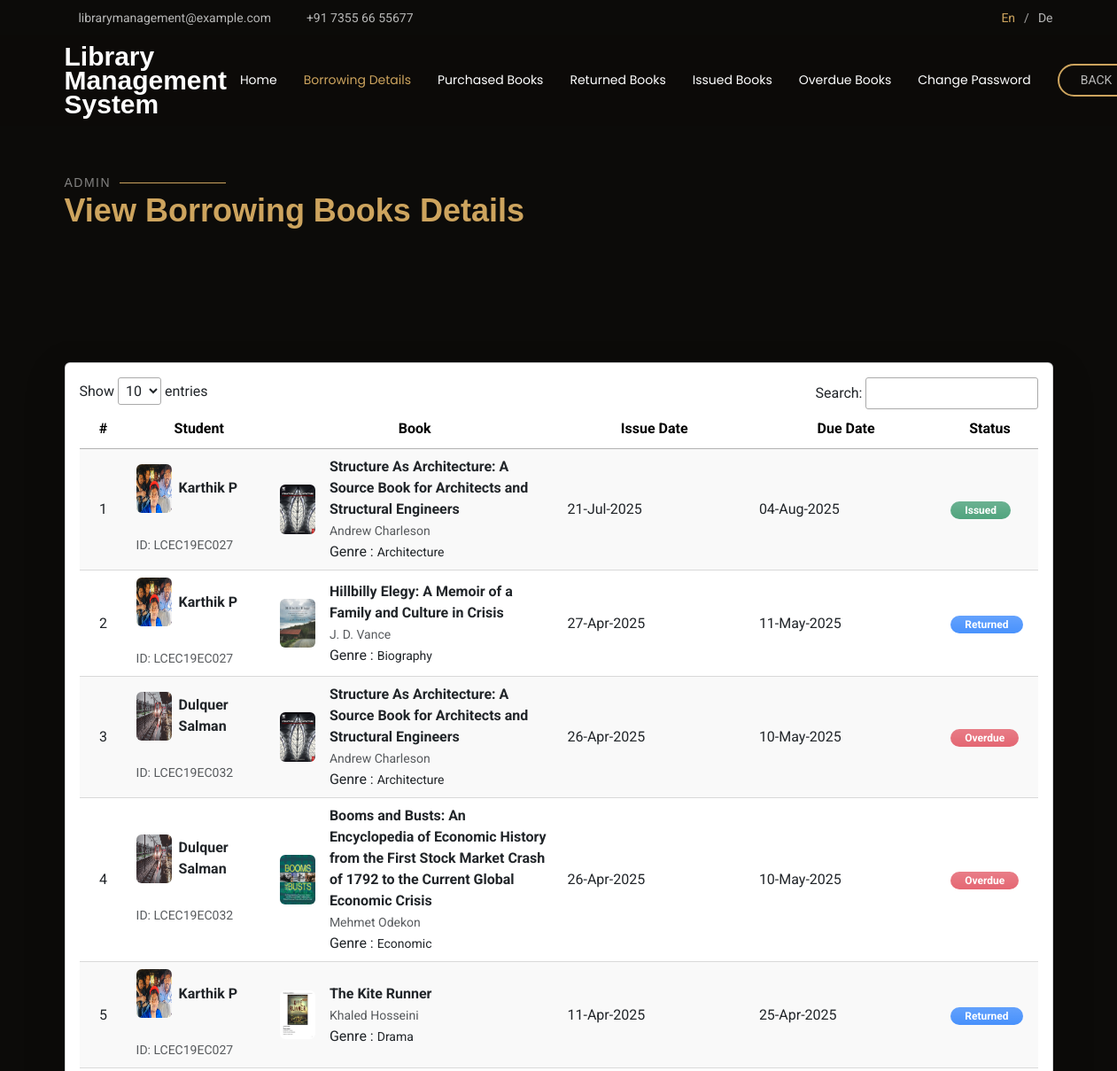
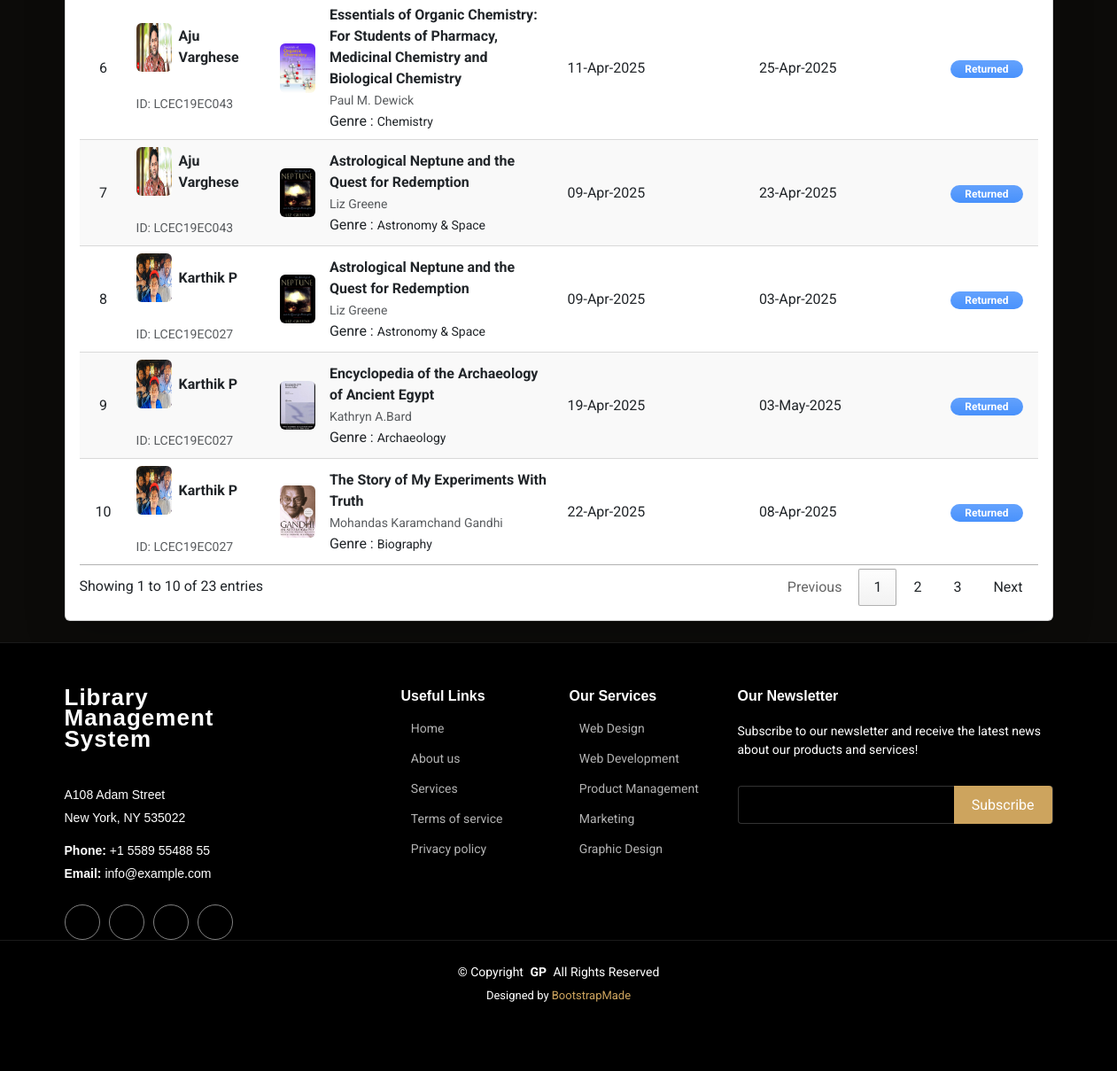
Screenshot of /borrowing_list/ with the database file from the repository (2 pictures, top to bottom).
### home/models.py (models this page shows, shortened)
class Borrowing_details(models.Model):
    STATUS_CHOICES = [
        ('Pending', 'Pending'),
        ('Approved', 'Approved'),
        ('Rejected', 'Rejected'),
        ('Returned', 'Returned'),
    ]
    book_id = models.ForeignKey(Book, on_delete=models.CASCADE)
    member_id = models.ForeignKey(Member, on_delete=models.CASCADE)
    borrowed_date = models.DateField(default=timezone.now)
    approved = models.BooleanField(default=False)
    approved_by = models.ForeignKey(User, on_delete=models.SET_NULL, null=True, blank=True, related_name='approved_request')
    approved_date = models.DateTimeField(null=True, blank=True)
    due_date = models.DateField(null=True, blank=True)
    returned = models.BooleanField(default=False)
    returned_date = models.DateField(blank=True, null=True)
    status = models.CharField(max_length=20, choices=STATUS_CHOICES, default='Pending')
    fine_amount = models.DecimalField(max_digits=10, decimal_places=2, default=0.00)
    days_overdue = models.DecimalField(max_digits=10, decimal_places=2,null=True)
    fine_paid = models.BooleanField(default=False)

class Member(models.Model):
    member_id = models.ForeignKey(User, on_delete=models.CASCADE)
    student_id = models.CharField(max_length=150)
    department = models.CharField(max_length=255)
    year_of_study = models.IntegerField()
    phone_number = models.IntegerField()
    address = models.CharField(max_length=255)
    profile_picture = models.ImageField(upload_to='images/', default='images/default_profile.jpg')
    status = models.BooleanField(default=False)

class User(AbstractUser):
    usertype = models.CharField(max_length=100)

class Book(models.Model):
    title = models.CharField(max_length=255)
    author = models.CharField(max_length=255)
    isbn = models.CharField(max_length=100, unique=True)
    author = models.CharField(max_length=255)
    publication_date = models.DateField()
    genres = models.CharField(max_length=150)
    copies_available = models.PositiveBigIntegerField(default=1)
    description = models.TextField(blank=True, null=True)
    book_cover = models.ImageField(upload_to="book_cover/", default='book_cover/default_cover.jpg')
    book_upload = models.FileField(upload_to="e-book/", default='e-book/default_book.jpg')
    rate = models.DecimalField(max_digits=5, decimal_places=2, default=0.00)

### home/views.py (the view)
# urls.py: path('borrowing_list/', views.borrowing_list, name='borrowing_list'),
def borrowing_list(request):
    borrowings = Borrowing_details.objects.filter(approved=True).order_by('-id')
    today = now().date()
    return render(request, 'admin-borrowing-list.html', {'borrowings': borrowings, 'today':today})

### home/templates/admin-borrowing-list.html (shortened to what this page needs)
{% load static %}
<!DOCTYPE html>
<html lang="en">
<head>
  <link href="{% static 'assets/vendor/bootstrap/css/bootstrap.min.css' %}" rel="stylesheet">
  <link href="{% static 'assets/vendor/bootstrap-icons/bootstrap-icons.css' %}" rel="stylesheet">
  <link href="{% static 'assets/vendor/aos/aos.css' %}" rel="stylesheet">
  <link href="{% static 'assets/vendor/swiper/swiper-bundle.min.css' %}" rel="stylesheet">
  <link href="{% static 'assets/vendor/glightbox/css/glightbox.min.css' %}" rel="stylesheet">
  <link href="{% static 'assets/css/main.css' %}" rel="stylesheet">
    <link rel="stylesheet" type="text/css" href="https://cdn.datatables.net/1.11.5/css/jquery.dataTables.css">
</head>
<body class="starter-page-page">
  <header id="header" class="header fixed-top position-relative">
    <div class="topbar d-flex align-items-center">
      <div class="container d-flex justify-content-center justify-content-md-between">
        <div class="contact-info d-flex align-items-center">
          <i class="bi bi-envelope d-flex align-items-center"><a href="mailto:contact@example.com">librarymanagement@example.com</a></i>
          <i class="bi bi-phone d-flex align-items-center ms-4"><span>+91 7355 66 55677</span></i>
        </div>
        <div class="languages d-none d-md-flex align-items-center">
          <ul>
            <li>En</li>
            <li><a href="#">De</a></li>
          </ul>
        </div>
      </div>
    </div>
    <div class="branding d-flex align-items-cente">
      <div class="container position-relative d-flex align-items-center justify-content-between">
        <a href="{% url 'homepage' %}" class="logo d-flex align-items-center me-auto me-xl-0">
          <h1 class="sitename" style="line-height: 0.9;">Library<br>Management<br>System</h1><br>
        </a>
        <nav id="navmenu" class="navmenu">
          <ul>
            <li><a href="/homepage">Home<br></a></li>
            <li><a href="/borrowing_list" class="active">Borrowing Details</a></li>
            <li><a href="/puchased_books">Purchased Books</a></li>
            <li><a href="/returned_books">Returned Books</a></li>
            <li><a href="/admin_issuedbooks">Issued Books</a></li>
            <li><a href="/admin_overdue_books">Overdue Books </a></li>
            <li><a href="/change_password">Change Password</a></li>
          </ul>
        </nav>
        <a class="btn-book-a-table d-none d-xl-block" href="/homepage">BACK</a>
      </div>
    </div>
  </header>
  <main class="main">
    <section id="starter-section" class="starter-section section">
      <div class="container section-title" data-aos="fade-up">
        <h2>Admin</h2>
        <p>View Borrowing Books Details<br></p>
      </div>
    </section>
    <section class="py-4">
        <div class="container">
            <div class="card shadow-lg">
                <div class="card-body">
                    <div class="table-responsive">
                        <table class="display table-hover table-striped" id="borrowTable" >
                            <colgroup>
                                <col width="5%">
                                <col width="15%">
                                <col width="30%">
                                <col width="20%">
                                <col width="20%">
                                <col width="10%">
                            </colgroup>
                            <thead class="table-light">
                                <tr>
                                    <th class="text-center">#</th>
                                    <th class="text-center">Student</th>
                                    <th class="text-center">Book</th>
                                    <th class="text-center">Issue Date</th>
                                    <th class="text-center">Due Date</th>
                                    <th class="text-center">Status</th>
                                </tr>
                            </thead>
                            <tbody>
                                {% for borrow in borrowings %}
                                <tr>
                                    <td class="boo-cell text-center">{{ forloop.counter }}</td>
                                    <td>
                                      <div class="d-flex align-items-center">
                                        <img src="{{ borrow.member_id.profile_picture.url }}"
                                            class="rounded me-2"
                                            width="40"
                                            height="55"
                                            alt="Image Not Found">
                                            <div><strong>{{ borrow.member_id.member_id.first_name }} {{ borrow.member_id.member_id.last_name }}</strong></div><br>
                                        </div>
                                        <br>
                                      <div><small class="text-muted">ID: {{ borrow.member_id.student_id }}</small></div>
                                    </td>
                                    <td>
                                      <div class="d-flex align-items-center">
                                        <img src="{{ borrow.book_id.book_cover.url }}"
                                             class="rounded me-3"
                                             width="40"
                                             alt="{{ borrow.book_id.title }}">
                                        <div>
                                            <strong>{{ borrow.book_id.title }}</strong><br>
                                            <small class="text-muted">{{ borrow.book_id.author }}</small>
                                            <br>
                                            Genre : <small>{{ borrow.book_id.genres }}</small>
                                        </div>
                                    </div>
                                    </td>
                                    <td>{{ borrow.approved_date|date:"d-M-Y" }}</td>
                                    <td>{{ borrow.due_date|date:"d-M-Y" }}</td>
                                    <td>
                                        {% if borrow.due_date < today and borrow.status == "Approved" %}
                                            <span class="badge badge-danger bg-gradient bg-danger px-3 rounded-pill bg-opacity-75 text-sm py-1">Overdue</span>
                                        {% elif borrow.status == "Approved" and borrow.returned == False %}
                                            <span class="badge badge-success bg-gradient bg-success px-3 rounded-pill bg-opacity-75 text-sm py-1">Issued</span>
                                        {% else %}
                                        <span class="badge badge-primary bg-gradient bg-primary px-3 rounded-pill bg-opacity-75 text-sm py-1">Returned</span>
                                        {% endif %}
                                    </td>
                                </tr>
                                {% endfor %}
                            </tbody>
                        </table>
                    </div>
                </div>
            </div>
        </div>
    </section>
  </main>
  <footer id="footer" class="footer dark-background">
    <div class="footer-top">
      <div class="container">
        <div class="row gy-4">
          <div class="col-lg-4 col-md-6 footer-about">
            <a href="#" class="logo d-flex align-items-center">
              <span class="sitename" style="line-height: 0.9;">Library<br>Management<br>System</span>
            </a>
            <div class="footer-contact pt-3">
              <p>A108 Adam Street</p>
              <p>New York, NY 535022</p>
              <p class="mt-3"><strong>Phone:</strong> <span>+1 5589 55488 55</span></p>
              <p><strong>Email:</strong> <span>info@example.com</span></p>
            </div>
            <div class="social-links d-flex mt-4">
              <a href=""><i class="bi bi-twitter-x"></i></a>
              <a href=""><i class="bi bi-facebook"></i></a>
              <a href=""><i class="bi bi-instagram"></i></a>
              <a href=""><i class="bi bi-linkedin"></i></a>
            </div>
          </div>
          <div class="col-lg-2 col-md-3 footer-links">
            <h4>Useful Links</h4>
            <ul>
              <li><i class="bi bi-chevron-right"></i> <a href="#"> Home</a></li>
              <li><i class="bi bi-chevron-right"></i> <a href="#"> About us</a></li>
              <li><i class="bi bi-chevron-right"></i> <a href="#"> Services</a></li>
              <li><i class="bi bi-chevron-right"></i> <a href="#"> Terms of service</a></li>
              <li><i class="bi bi-chevron-right"></i> <a href="#"> Privacy policy</a></li>
            </ul>
          </div>
          <div class="col-lg-2 col-md-3 footer-links">
            <h4>Our Services</h4>
            <ul>
              <li><i class="bi bi-chevron-right"></i> <a href="#"> Web Design</a></li>
              <li><i class="bi bi-chevron-right"></i> <a href="#"> Web Development</a></li>
              <li><i class="bi bi-chevron-right"></i> <a href="#"> Product Management</a></li>
              <li><i class="bi bi-chevron-right"></i> <a href="#"> Marketing</a></li>
              <li><i class="bi bi-chevron-right"></i> <a href="#"> Graphic Design</a></li>
            </ul>
          </div>
          <div class="col-lg-4 col-md-12 footer-newsletter">
            <h4>Our Newsletter</h4>
            <p>Subscribe to our newsletter and receive the latest news about our products and services!</p>
            <form action="forms/newsletter.php" method="post" class="php-email-form">
              <div class="newsletter-form"><input type="email" name="email"><input type="submit" value="Subscribe"></div>
            </form>
          </div>
        </div>
      </div>
    </div>
    <div class="copyright">
      <div class="container text-center">
        <p>© <span>Copyright</span> <strong class="px-1 sitename">GP</strong> <span>All Rights Reserved</span></p>
        <div class="credits">
          Designed by <a href="https://bootstrapmade.com/">BootstrapMade</a>
        </div>
      </div>
    </div>
  </footer>
</body>
</html>

### rows the page displays
Borrowing_details: member_id.profile_picture (picture), member_id.member_id.first_name "Karthik", member_id.member_id.last_name "P", member_id.student_id "LCEC19EC027", book_id.book_cover (picture), book_id "Structure As Architecture: A Source Book for Architects and Structural Engineers", book_id.author "Andrew Charleson", book_id.genres "Architecture", approved_date "21-Jul-2025", due_date "04-Aug-2025"
Borrowing_details: member_id.profile_picture (picture), member_id.member_id.first_name "Karthik", member_id.member_id.last_name "P", member_id.student_id "LCEC19EC027", book_id.book_cover (picture), book_id "Hillbilly Elegy: A Memoir of a Family and Culture in Crisis", book_id.author "J. D. Vance", book_id.genres "Biography", approved_date "27-Apr-2025", due_date "11-May-2025", status "Returned"
Borrowing_details: member_id.profile_picture (picture), member_id.member_id.first_name "Dulquer", member_id.member_id.last_name "Salman", member_id.student_id "LCEC19EC032", book_id.book_cover (picture), book_id "Structure As Architecture: A Source Book for Architects and Structural Engineers", book_id.author "Andrew Charleson", book_id.genres "Architecture", approved_date "26-Apr-2025", due_date "10-May-2025", status "Overdue"
Borrowing_details: member_id.profile_picture (picture), member_id.member_id.first_name "Dulquer", member_id.member_id.last_name "Salman", member_id.student_id "LCEC19EC032", book_id.book_cover (picture), book_id "Booms and Busts: An Encyclopedia of Economic History from the First Stock Market Crash of 1792 to the Current Global Economic Crisis", book_id.author "Mehmet Odekon", book_id.genres "Economic", approved_date "26-Apr-2025", due_date "10-May-2025", status "Overdue"
Borrowing_details: member_id.profile_picture (picture), member_id.member_id.first_name "Karthik", member_id.member_id.last_name "P", member_id.student_id "LCEC19EC027", book_id.book_cover (picture), book_id "The Kite Runner", book_id.author "Khaled Hosseini", book_id.genres "Drama", approved_date "11-Apr-2025", due_date "25-Apr-2025", status "Returned"
Borrowing_details: member_id.profile_picture (picture), member_id.member_id.first_name "Aju", member_id.member_id.last_name "Varghese", member_id.student_id "LCEC19EC043", book_id.book_cover (picture), book_id "Essentials of Organic Chemistry: For Students of Pharmacy, Medicinal Chemistry and Biological Chemistry", book_id.author "Paul M. Dewick", book_id.genres "Chemistry", approved_date "11-Apr-2025", due_date "25-Apr-2025", status "Returned"
Borrowing_details: member_id.profile_picture (picture), member_id.member_id.first_name "Aju", member_id.member_id.last_name "Varghese", member_id.student_id "LCEC19EC043", book_id.book_cover (picture), book_id "Astrological Neptune and the Quest for Redemption", book_id.author "Liz Greene", book_id.genres "Astronomy & Space", approved_date "09-Apr-2025", due_date "23-Apr-2025", status "Returned"
Borrowing_details: member_id.profile_picture (picture), member_id.member_id.first_name "Karthik", member_id.member_id.last_name "P", member_id.student_id "LCEC19EC027", book_id.book_cover (picture), book_id "Astrological Neptune and the Quest for Redemption", book_id.author "Liz Greene", book_id.genres "Astronomy & Space", approved_date "09-Apr-2025", due_date "03-Apr-2025", status "Returned"
Borrowing_details: member_id.profile_picture (picture), member_id.member_id.first_name "Karthik", member_id.member_id.last_name "P", member_id.student_id "LCEC19EC027", book_id.book_cover (picture), book_id "Encyclopedia of the Archaeology of Ancient Egypt", book_id.author "Kathryn A.Bard", book_id.genres "Archaeology", approved_date "19-Apr-2025", due_date "03-May-2025", status "Returned"
Borrowing_details: member_id.profile_picture (picture), member_id.member_id.first_name "Karthik", member_id.member_id.last_name "P", member_id.student_id "LCEC19EC027", book_id.book_cover (picture), book_id "The Story of My Experiments With Truth", book_id.author "Mohandas Karamchand Gandhi", book_id.genres "Biography", approved_date "22-Apr-2025", due_date "08-Apr-2025", status "Returned"
